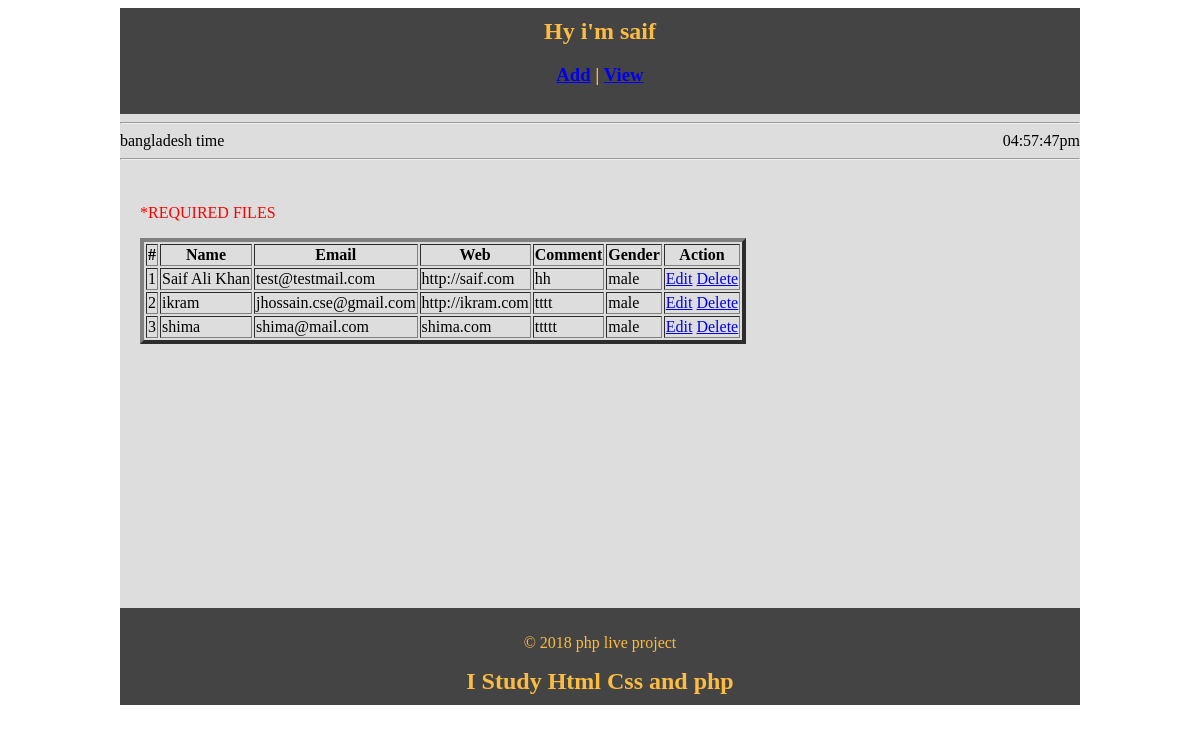
The page /view.php on the database its author committed.
### tables this page shows
CREATE TABLE `info` (
  `id` int(11) NOT NULL,
  `name` varchar(255) NOT NULL,
  `email` varchar(255) NOT NULL,
  `web` varchar(255) NOT NULL,
  `comment` text NOT NULL,
  `gender` varchar(20) NOT NULL
);

### view.php (the view, shortened to what this page needs)
<?php
 require 'connect.php';
 include 'head.php';
 include 'date.php';
?>
<section class="maincontent">
  <p STYLE="COLOR:RED"> *REQUIRED FILES</p>
 <form action="index.php"  method="POST" >
<?php
 $sql = "SELECT * FROM info";
 $result = mysqli_query($con,$sql);
 $num = mysqli_num_rows($result);
  if($num > 0){
?>
	 <table border="4">
	  <thead>
		<tr>
			<th>#</th>
			<th>Name</th>
			<th>Email</th>
			<th>Web</th>
			<th>Comment</th>
			<th>Gender</th>
			<th>Action</th>
		</tr>
	</thead>
		 <tbody>
		<?php
			$i = 1;
			while ($row = mysqli_fetch_assoc($result)) {
		?>
			 <tr>
				<td><?php echo $i; ?></td>
				<td><?php echo $row['name']; ?></td>
				<td><?php echo $row['email']; ?></td>
				<td><?php echo $row['web']; ?></td>
				<td><?php echo $row['comment']; ?></td>
				<td><?php echo $row['gender']; ?></td>
				<td>
					<a href="edit.php?id=<?php echo $row['id']; ?>">Edit</a>
					<a onclick="return confirm('Are you sure to delete?');" href="?id=<?php echo $row['id']; ?>">Delete</a>
				</td>
			</tr>
			<?php
			$i++;
		 }
		?>
	</tbody>
	 </table>
	 <?php
       }else{
		   echo 'No data found';
	   }
	 ?>
 </form>
  </section>
 <?php include 'foot.php'; ?>

### head.php (shortened to what this page needs)
<!doctype html>
<html>
<head>
</head>
<body>
 <div class="phpcoding">
 <section class="header">
 <h2><?php echo "Hy i'm saif" ?></h2>
 <h3><a href="index.php">Add</a>  | <a href="view.php">View</a> </h3>
 </section>

### date.php
<hr/>
		 <span style="float: right">
		<?php  date_default_timezone_set("Asia/Dhaka");
		 echo date("h:i:sa"); ?>
		 </span>
		 bangladesh time
		 <hr/>

### foot.php
<section class="footer">
 <p>&copy; <?php echo date('Y');?> php live project</p>
 <h2><?php echo "I Study Html Css and php" ?></h2>
 </section>
 </div>
</body>
</html>

### rows shown on the page
info: name "Saif Ali Khan", email "test@testmail.com", web "http://saif.com", comment "hh", gender "male"
info: name "ikram", email "jhossain.cse@gmail.com", web "http://ikram.com", comment "tttt", gender "male"
info: name "shima", email "shima@mail.com", web "shima.com", comment "ttttt", gender "male"
